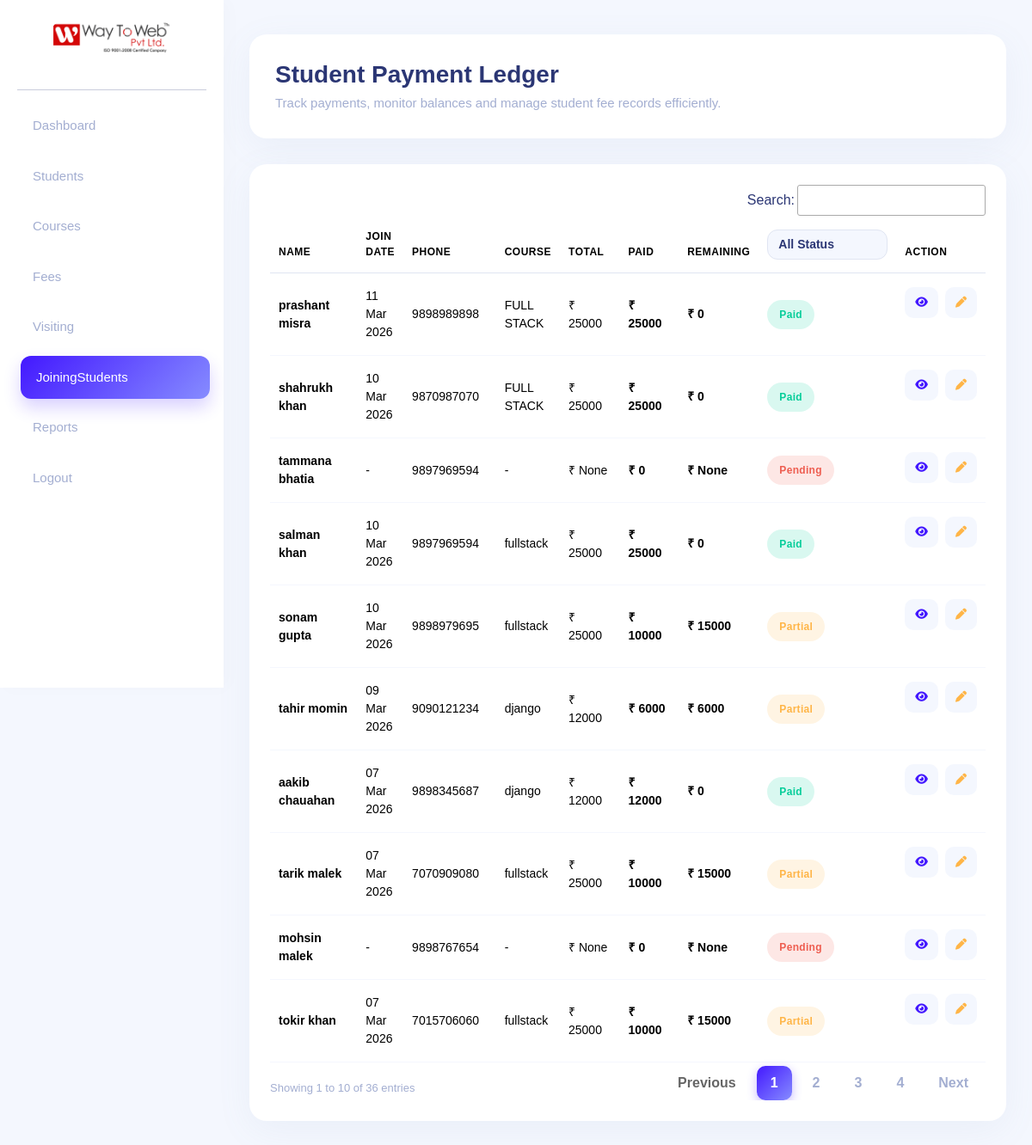
/JoiningStudents/, run on an earlier commit of the app's database.
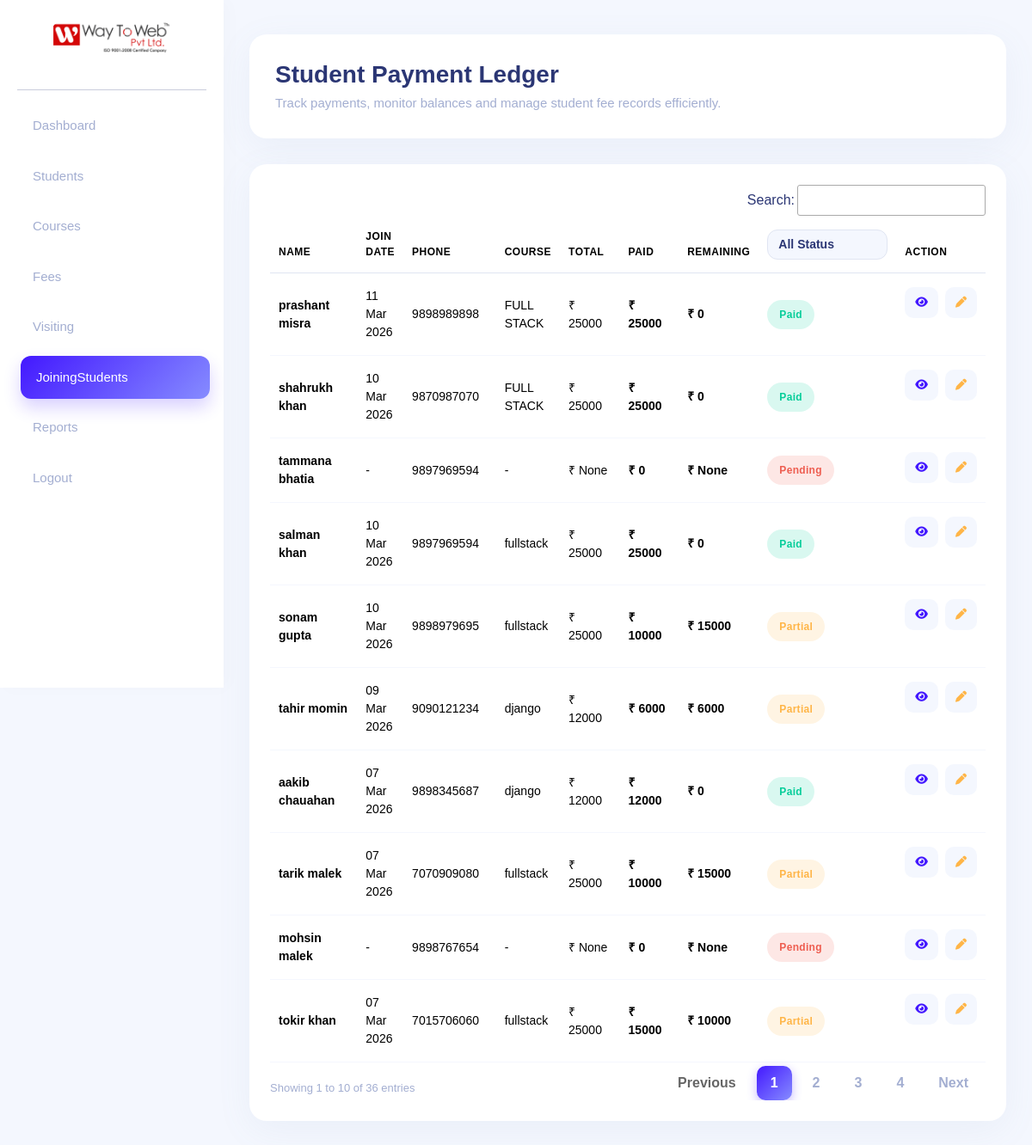
And on a later commit of the database.
### appname/models.py (models this page shows, shortened)
class Student(models.Model):
    FNAME = models.CharField(max_length=50)
    LNAME = models.CharField(max_length=50)
    BIRTHDAY = models.DateField(null=True, blank=True)
    GENDER = models.CharField(max_length=10, blank=True)
    EMAIL = models.EmailField(unique=False)
    PHONE = models.CharField(max_length=10, blank=True)
    ADDRESS = models.CharField(max_length=200, blank=True)
    CITY = models.CharField(max_length=50, blank=True)
    COLLEGENAME = models.CharField(max_length=100, blank=True)
    QUALIFICATION = models.CharField(max_length=50, blank=True, null=True)
    BRANCH = models.CharField(max_length=50, blank=True)
    PASSING_YEAR = models.CharField(max_length=10, blank=True)
    TECHNOLOGY = models.CharField(max_length=50, blank=True)
    STATUS_CHOICES = [
        ('visiting', 'Visiting'),
        ('adjoining', 'Adjoining'),
        ('pending', 'Pending'),
        ('rejected', 'Rejected'),
    ]
    status = models.CharField(
        max_length=20,
        choices=STATUS_CHOICES,
        default='visiting'
    )
    visiting_at = models.DateTimeField(auto_now_add=True)
    joining_at = models.DateTimeField(null=True, blank=True)
    COURSE_CHOICES = [
        ('python', 'Python'),
        ('django', 'Django'),
        ('fullstack', 'Full Stack'),
    ]
    course = models.CharField(
        max_length=50,
        choices=COURSE_CHOICES,
        null=True,
        blank=True
    )
    total_fees = models.IntegerField(null=True, blank=True)
    paid_fees = models.IntegerField(default=0)
    remaining_fees = models.IntegerField(null=True, blank=True)
    payment_method = models.CharField(max_length=50, null=True, blank=True)

### appname/views.py (the view)
# urls.py: path("JoiningStudents/", JoiningStudents, name="JoiningStudents"),
def JoiningStudents(request):
    students = Student.objects.filter(status='adjoining').order_by('-id')
    total = students.count()
    return render(request, 'JoiningStudents.html', {
        'students': students,
        'total': total
    })

### templates/JoiningStudents.html (shortened to what this page needs)
{% load static %}
<!DOCTYPE html>
<html lang="en">
<head>
<link href="https://cdn.jsdelivr.net/npm/bootstrap@5.3.3/dist/css/bootstrap.min.css" rel="stylesheet">
<link rel="stylesheet" href="https://cdn.datatables.net/1.13.8/css/jquery.dataTables.min.css">
<link rel="stylesheet" href="https://cdn.datatables.net/buttons/2.4.2/css/buttons.dataTables.min.css">
<link href="https://cdnjs.cloudflare.com/ajax/libs/font-awesome/6.5.1/css/all.min.css" rel="stylesheet">
</head>
<body>
<div class="sidebar text-center" id="sidebar">
<div class="sidebar-logo">
    <img src="{% static 'images/logo.png' %}" alt="Way To Web">
</div>
<hr>
<a href="/dashboard/">Dashboard</a>
<a href="/students/">Students</a>
<a href="/courses/">Courses</a>
<a href="/fees/">Fees</a>
<a href="/visiting/">Visiting</a>
<a class="active" href="/JoiningStudents/">JoiningStudents</a>
<a href="/">Reports</a>
<a href="/">Logout</a>
</div>
<div class="main-content">
<div class="header-card">
<h2>Student Payment Ledger</h2>
<p>Track payments, monitor balances and manage student fee records efficiently.</p>
</div>
<div class="ledger-card">
<div class="table-responsive">
<table id="studentTable" class="table align-middle">
<thead>
<tr>
<th>Name</th>
<th>Join Date</th>
<th>Phone</th>
<th>Course</th>
<th>Total</th>
<th>Paid</th>
<th>Remaining</th>
<th>
<select id="statusFilter" class="form-select form-select-sm">
<option value="">All Status</option>
</select>
</th>
<th>Action</th>
</tr>
</thead>
<tbody>
{% for s in students %}
<tr>
<td>
    <a href="{% url 'student_view' s.id %}" style="text-decoration: none; color: inherit; transition: color 0.2s ease;" onmouseover="this.style.color='#4318ff'" onmouseout="this.style.color='inherit'">
        <strong>{{ s.FNAME }} {{ s.LNAME }}</strong>
    </a>
</td>
<td>{{ s.joining_at|date:"d M Y"|default:"-" }}</td>
<td>{{ s.PHONE }}</td>
<td>{{ s.course|default:"-" }}</td>
<td>₹ {{ s.total_fees }}</td>
<td class="amount-paid">₹ {{ s.paid_fees }}</td>
<td class="amount-remaining">₹ {{ s.remaining_fees }}</td>
<td>
{% if s.remaining_fees == 0 %}
<span class="status-badge badge-paid">Paid</span>
{% elif s.paid_fees == 0 %}
<span class="status-badge badge-pending">Pending</span>
{% else %}
<span class="status-badge badge-partial">Partial</span>
{% endif %}
</td>
<td class="d-flex gap-2">
<a href="{% url 'student_view' s.id %}" class="btn btn-view btn-sm">
<i class="fa fa-eye"></i>
</a>
<a href="{% url 'student_edit' s.id %}" class="btn btn-edit btn-sm">
<i class="fa fa-pen"></i>
</a>
</td>
</tr>
{% endfor %}
</tbody>
</table>
</div>
</div>
</div>
</body>
</html>

What changed in the data, as far as the page shows it:
changed Student "tokir": paid_fees "10000" → "15000"; remaining_fees "15000" → "10000"
